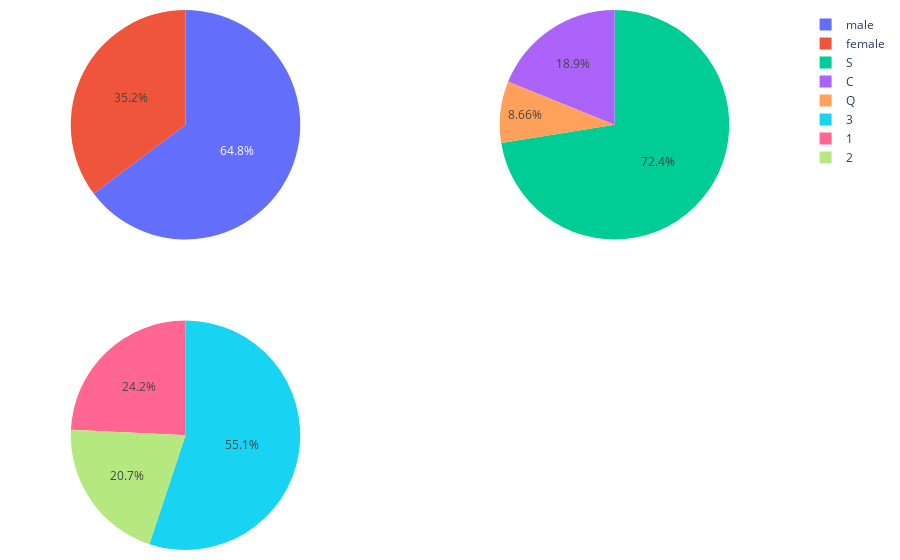

The notebook cell this image was saved under:
### Code cell
create_pie_chart_subplot_of_count(passenger_df_train, ['Sex', 'Embarked', 'Pclass'])

### Figure 1 — Plotly figure (JSON) as saved in the notebook; plotly's stock layout.template omitted (floating-point values rounded to 4 significant figures)
{"data": [{"domain": {"x": [0, 0.45], "y": [0.575, 1]}, "labels": ["female", "male"], "name": "Sex", "type": "pie", "values": [314, 577]}, {"domain": {"x": [0.55, 1], "y": [0.575, 1]}, "labels": ["C", "Q", "S"], "name": "Embarked", "type": "pie", "values": [168, 77, 644]}, {"domain": {"x": [0, 0.45], "y": [0, 0.425]}, "labels": [1, 2, 3], "name": "Pclass", "type": "pie", "values": [216, 184, 491]}], "layout": {"autosize": true, "margin": {"b": 10, "l": 10, "r": 10, "t": 10}}}
